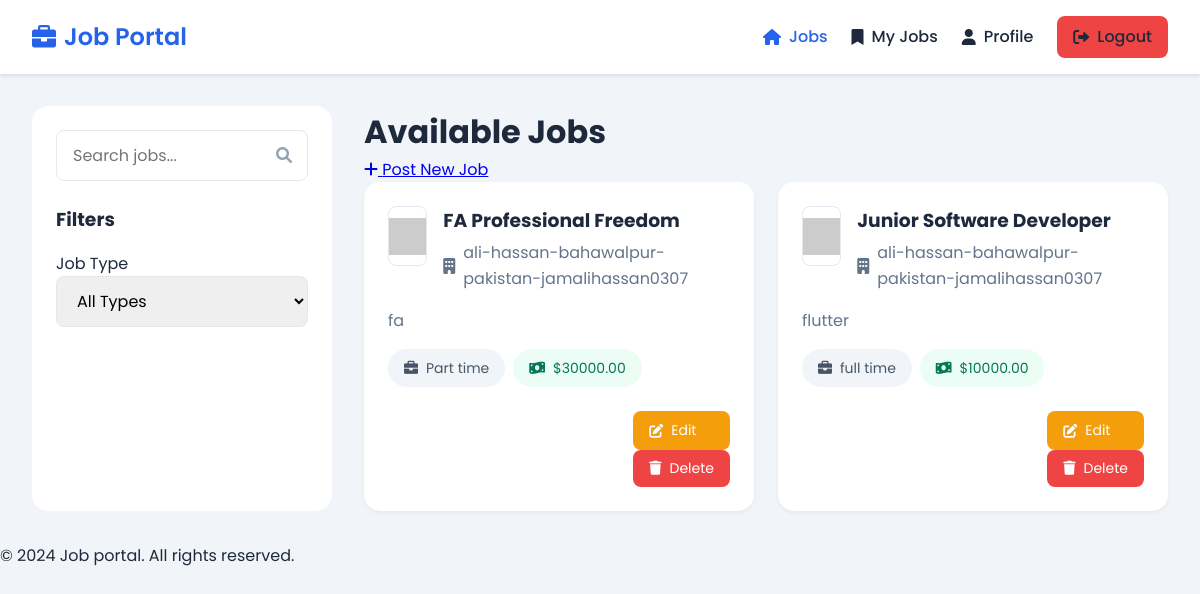
/ (signed in), run on the app's committed database.
### myapp/models.py (models this page shows, shortened)
class Job(models.Model):
    title = models.CharField(max_length=100)
    description = models.TextField()
    company = models.CharField(max_length=100)
    logo = models.TextField(null=True, blank=True)
    jobType = models.CharField(max_length=50)
    salary = models.DecimalField(max_digits=10, decimal_places=2)
    createdAt = models.BigIntegerField()
    user = models.ForeignKey(User, on_delete=models.CASCADE)

### myapp/views.py (the view)
# urls.py: 2. Add a URL to urlpatterns:  path('', views.home, name='home')
@login_required
def home(request):
    jobs = Job.objects.all().order_by('-createdAt')
    return render(request, 'home.html', {'jobs': jobs})

### templates/home.html (shortened to what this page needs)
{% extends 'base.html' %}
{% block content %}
<div class="dashboard">
  <div class="sidebar">
    <div class="search-box">
      <input type="text" placeholder="Search jobs..." id="searchJobs" />
      <i class="fas fa-search"></i>
    </div>
    <div class="filters">
      <h3>Filters</h3>
      <div class="filter-group">
        <label>Job Type</label>
        <select id="filterJobType">
          <option value="">All Types</option>
        </select>
      </div>
    </div>
  </div>
  <div class="main-content">
    <div class="page-header">
      <h1>Available Jobs</h1>
      {% if user.role.name == 'admin' %}
      <div class="admin-controls">
        <a href="{% url 'post_job' %}" class="add-job-btn">
          <i class="fas fa-plus"></i> Post New Job
        </a>
      </div>
      {% endif %}
    </div>
    <div class="jobs-grid">
      {% for job in jobs %}
      <div class="job-card">
        <div class="job-card-header">
          <div class="job-logo">
            <img src="{{ job.logo|default:'https://via.placeholder.com/60' }}"
                 alt="{{ job.company }}"
                 onerror="this.src='https://via.placeholder.com/60'">
          </div>
          <div class="job-title">
            <h3>{{ job.title }}</h3>
            <div class="job-company">
              <i class="fas fa-building"></i>
              {{ job.company }}
            </div>
          </div>
        </div>
        <div class="job-body">
          <p class="job-description">{{ job.description }}</p>
          <div class="job-meta">
            <div class="job-tags">
              <span class="job-tag">
                <i class="fas fa-briefcase"></i>
                {{ job.jobType }}
              </span>
              <span class="job-tag salary-tag">
                <i class="fas fa-money-bill-wave"></i>
                ${{ job.salary }}
              </span>
            </div>
          </div>
        </div>
        <div class="job-footer">
          {% if user.role.name == 'admin' %}
          <div class="job-actions">
            <a href="{% url 'edit_job' job.id %}" class="action-btn edit-btn">
              <i class="fas fa-edit"></i> Edit
            </a>
            <form method="POST" action="{% url 'delete_job' job.id %}" style="display: inline;">
              <button type="submit" class="action-btn delete-btn" onclick="return confirm('Are you sure you want to delete this job?')">
                <i class="fas fa-trash"></i> Delete
              </button>
            </form>
          </div>
          {% else %}
          <a href="{% url 'apply_job' job.id %}" class="action-btn apply-btn">
            <i class="fas fa-paper-plane"></i> Apply Now
          </a>
          {% endif %}
        </div>
      </div>
      {% empty %}
      <div class="no-jobs-found">
        <i class="fas fa-search"></i>
        <h3>No jobs found</h3>
        <p>Try adjusting your search criteria</p>
      </div>
      {% endfor %}
    </div>
  </div>
</div>
{% endblock %}

### static/css/styles.css (style rules this page uses)
* { margin: 0; padding: 0; box-sizing: border-box; font-family: "Poppins", sans-serif; }
:root { --primary-color: #2563eb; --secondary-color: #1e40af; --background-color: #f1f5f9; --text-color: #1e293b; --gray-light: #e2e8f0; --white: #ffffff; }
body { background-color: var(--background-color); color: var(--text-color); line-height: 1.6; }
input, select, textarea { width: 100%; padding: 0.75rem 1rem; border: 1px solid var(--gray-light); border-radius: 0.5rem; font-size: 1rem; transition: border-color 0.3s; }
.dashboard { display: flex; gap: 2rem; padding: 2rem; max-width: 1400px; margin: 0 auto; }
.sidebar { width: 300px; background: var(--white); border-radius: 1rem; padding: 1.5rem; }
.main-content { flex: 1; }
.search-box { position: relative; margin-bottom: 1.5rem; }
.search-box input { padding-right: 2.5rem; }
.search-box i { position: absolute; right: 1rem; top: 50%; transform: translateY(-50%); color: #94a3b8; }
.filters h3 { margin-bottom: 1rem; }
.filter-group { margin-bottom: 1rem; }
.jobs-grid { display: grid; gap: 1.5rem; grid-template-columns: repeat(auto-fill, minmax(300px, 1fr)); }
.job-card { background: var(--white); border-radius: 1rem; padding: 1.5rem; box-shadow: 0 2px 4px rgba(0, 0, 0, 0.05); }
.job-card-header { display: flex; gap: 1rem; margin-bottom: 1rem; }
.job-logo { width: 60px; height: 60px; border-radius: 0.5rem; overflow: hidden; display: flex; align-items: center; justify-content: center; background: var(--white); border: 1px solid var(--gray-light); }
.job-logo img { width: 100%; height: 100%; object-fit: contain; }
.job-title h3 { margin-bottom: 0.25rem; color: var(--text-color); }
.job-company { color: #64748b; display: flex; align-items: center; gap: 0.5rem; }
.job-description { color: #64748b; margin-bottom: 1rem; display: -webkit-box; -webkit-line-clamp: 3; -webkit-box-orient: vertical; overflow: hidden; }
.job-meta { margin-top: 1rem; }
.job-tags { display: flex; gap: 0.5rem; flex-wrap: wrap; }
.job-tag { background: #f1f5f9; color: #475569; padding: 0.5rem 1rem; border-radius: 2rem; font-size: 0.875rem; display: flex; align-items: center; gap: 0.5rem; }
.salary-tag { background: #ecfdf5; color: #047857; }
.job-footer { margin-top: 1.5rem; display: flex; justify-content: flex-end; }
.action-btn { padding: 0.5rem 1rem; border-radius: 0.5rem; font-size: 0.875rem; display: flex; align-items: center; gap: 0.5rem; cursor: pointer; border: none; color: var(--white); text-decoration: none; }
.edit-btn { background: #f59e0b; }
.delete-btn { background: #ef4444; }

### data on the page
Job: title "FA Professional Freedom", company "ali-hassan-bahawalpur-pakistan-jamalihassan0307", description "fa", jobType "Part time", salary "30000.00"
Job: title "Junior Software Developer", company "ali-hassan-bahawalpur-pakistan-jamalihassan0307", description "flutter", jobType "full time", salary "10000.00"
